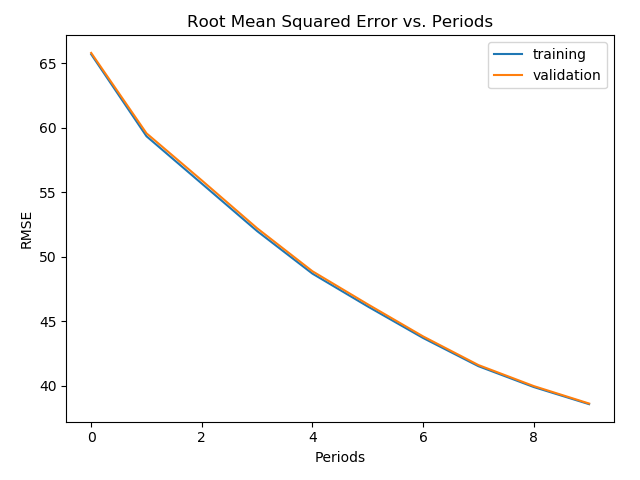

Source code (Python):
from __future__ import print_function

import math

from IPython import display
from matplotlib import cm
from matplotlib import gridspec
from matplotlib import pyplot as plt
import numpy as np
import pandas as pd
from sklearn import metrics
import tensorflow as tf
from tensorflow.python.data import Dataset

tf.logging.set_verbosity(tf.logging.ERROR)
pd.options.display.max_rows = 10
pd.options.display.float_format = '{:.1f}'.format

buss_dataframe = pd.read_csv("data.csv", sep=",")

buss_dataframe = buss_dataframe.reindex(
    np.random.permutation(buss_dataframe.index))


def preprocess_features(buss_dataframe):
    """Prepares input features from buss data set.

    Args:
      buss_dataframe: A Pandas DataFrame expected to contain data
        from the buss data set.
    Returns:
      A DataFrame that contains the features to be used for the model, including
      synthetic features.
    """
    selected_features = buss_dataframe[
        ["idFrom",
         "idTo",
         "vehicleType",
         "month",
         "day",
         "hour",
         "minute",
         "holiday",
         "vacation",
         "temperature",
         "pType"]]
    processed_features = selected_features.copy()
    return processed_features


def preprocess_targets(buss_dataframe):
    """Prepares target features (i.e., labels) from buss data set.

    Args:
      buss_dataframe: A Pandas DataFrame expected to contain data
        from the buss data set.
    Returns:
      A DataFrame that contains the target feature.
    """
    output_targets = pd.DataFrame()
    output_targets["secondsDelay"] = (
        buss_dataframe["secondsDelay"])
    return output_targets


training_examples = preprocess_features(buss_dataframe.head(15000))
print(training_examples.describe())

training_targets = preprocess_targets(buss_dataframe.head(15000))
print(training_targets.describe())

validation_examples = preprocess_features(buss_dataframe.tail(5000))
print(validation_examples.describe())

validation_targets = preprocess_targets(buss_dataframe.tail(5000))
print(validation_targets.describe())


def my_input_fn(features, targets, batch_size=1, shuffle=True, num_epochs=None):
    """Trains a linear regression model of multiple features.

    Args:
      features: pandas DataFrame of features
      targets: pandas DataFrame of targets
      batch_size: Size of batches to be passed to the model
      shuffle: True or False. Whether to shuffle the data.
      num_epochs: Number of epochs for which data should be repeated. None = repeat indefinitely
    Returns:
      Tuple of (features, labels) for next data batch
    """

    # Convert pandas data into a dict of np arrays.
    features = {key: np.array(value) for key, value in dict(features).items()}

    # Construct a dataset, and configure batching/repeating.
    ds = Dataset.from_tensor_slices((features, targets))  # warning: 2GB limit
    ds = ds.batch(batch_size).repeat(num_epochs)

    # Shuffle the data, if specified.
    if shuffle:
        ds = ds.shuffle(10000)

    # Return the next batch of data.
    features, labels = ds.make_one_shot_iterator().get_next()
    return features, labels


def construct_feature_columns(input_features):
    """Construct the TensorFlow Feature Columns.

    Args:
      input_features: The names of the numerical input features to use.
    Returns:
      A set of feature columns
    """
    return set([tf.feature_column.numeric_column(my_feature)
                for my_feature in input_features])


def train_model(
        learning_rate,
        steps,
        batch_size,
        training_examples,
        training_targets,
        validation_examples,
        validation_targets):
    """Trains a linear regression model of multiple features.

    In addition to training, this function also prints training progress information,
    as well as a plot of the training and validation loss over time.

    Args:
      learning_rate: A `float`, the learning rate.
      steps: A non-zero `int`, the total number of training steps. A training step
        consists of a forward and backward pass using a single batch.
      batch_size: A non-zero `int`, the batch size.
      training_examples: A `DataFrame` containing one or more columns from
        `buss_dataframe` to use as input features for training.
      training_targets: A `DataFrame` containing exactly one column from
        `buss_dataframe` to use as target for training.
      validation_examples: A `DataFrame` containing one or more columns from
        `buss_dataframe` to use as input features for validation.
      validation_targets: A `DataFrame` containing exactly one column from
        `buss_dataframe` to use as target for validation.

    Returns:
      A `LinearRegressor` object trained on the training data.
    """

    periods = 10
    steps_per_period = steps / periods

    # Create a linear regressor object.
    my_optimizer = tf.train.GradientDescentOptimizer(learning_rate=learning_rate)
    my_optimizer = tf.contrib.estimator.clip_gradients_by_norm(my_optimizer, 5.0)
    linear_regressor = tf.estimator.LinearRegressor(
        feature_columns=construct_feature_columns(training_examples),
        optimizer=my_optimizer
    )

    # Create input functions.
    training_input_fn = lambda: my_input_fn(
        training_examples,
        training_targets["secondsDelay"],
        batch_size=batch_size)
    predict_training_input_fn = lambda: my_input_fn(
        training_examples,
        training_targets["secondsDelay"],
        num_epochs=1,
        shuffle=False)
    predict_validation_input_fn = lambda: my_input_fn(
        validation_examples, validation_targets["secondsDelay"],
        num_epochs=1,
        shuffle=False)

    # Train the model, but do so inside a loop so that we can periodically assess
    # loss metrics.
    print("Training model...")
    print("RMSE (on training data):")
    training_rmse = []
    validation_rmse = []
    for period in range(0, periods):
        # Train the model, starting from the prior state.
        linear_regressor.train(
            input_fn=training_input_fn,
            steps=steps_per_period,
        )
        # Take a break and compute predictions.
        training_predictions = linear_regressor.predict(input_fn=predict_training_input_fn)
        training_predictions = np.array([item['predictions'][0] for item in training_predictions])

        validation_predictions = linear_regressor.predict(input_fn=predict_validation_input_fn)
        validation_predictions = np.array([item['predictions'][0] for item in validation_predictions])

        # Compute training and validation loss.
        training_root_mean_squared_error = math.sqrt(
            metrics.mean_squared_error(training_predictions, training_targets))
        validation_root_mean_squared_error = math.sqrt(
            metrics.mean_squared_error(validation_predictions, validation_targets))
        # Occasionally print the current loss.
        print("  period %02d : %0.2f" % (period, training_root_mean_squared_error))
        # Add the loss metrics from this period to our list.
        training_rmse.append(training_root_mean_squared_error)
        validation_rmse.append(validation_root_mean_squared_error)
    print("Model training finished.")

    # Output a graph of loss metrics over periods.
    plt.ylabel("RMSE")
    plt.xlabel("Periods")
    plt.title("Root Mean Squared Error vs. Periods")
    plt.tight_layout()
    plt.plot(training_rmse, label="training")
    plt.plot(validation_rmse, label="validation")
    plt.legend()
    plt.show()

    return linear_regressor


linear_regressor = train_model(
    learning_rate=0.2,
    steps=8000,
    batch_size=1000,
    training_examples=training_examples,
    training_targets=training_targets,
    validation_examples=validation_examples,
    validation_targets=validation_targets)
